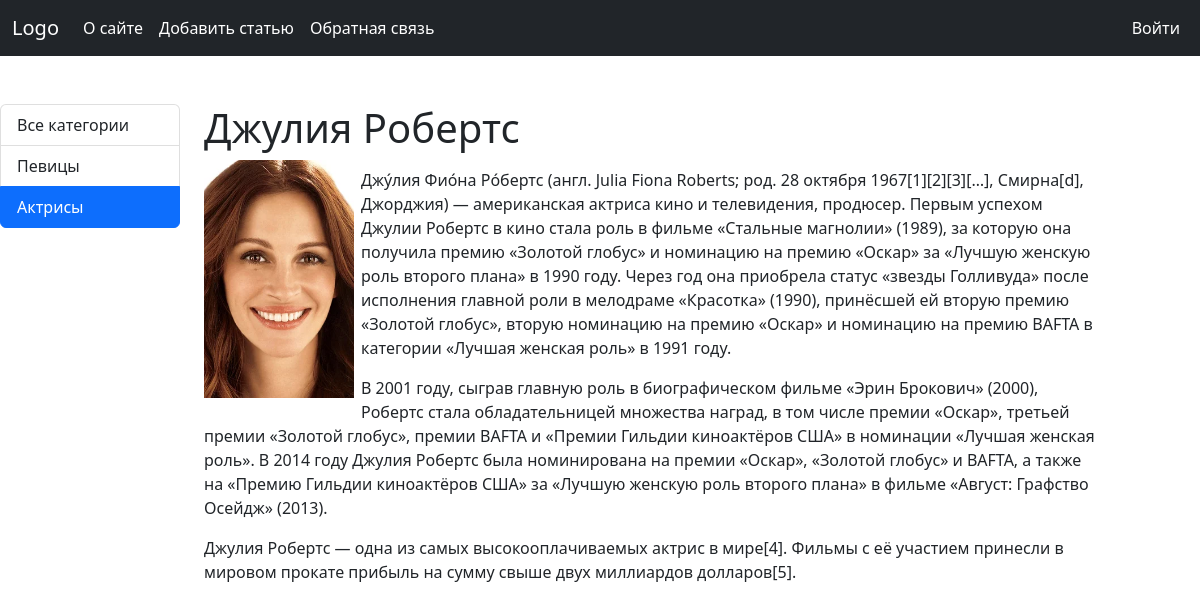
Page /post/dzhuliya-roberts/ on the committed database.
### women/models.py (models this page shows, shortened)
class Category(models.Model):
    name = models.CharField('Категория', max_length=100, db_index=True)
    slug = models.SlugField('URL', max_length=255, unique=True, db_index=True)
    def get_absolute_url(self):
        return reverse('category', kwargs={'cat_slug': self.slug})
    class Meta:
        verbose_name = 'Категория'
        verbose_name_plural = 'Категории'
        ordering = ['pk']

class Women(models.Model):
    title = models.CharField('Заголовок', max_length=255)
    slug = models.SlugField('URL', max_length=255, unique=True, db_index=True)
    content = models.TextField('Текст статьи', blank=True)
    photo = models.ImageField('Фото', upload_to='photos/%Y/%m/%d/')
    time_create = models.DateTimeField('Время создания', auto_now_add=True)
    time_update = models.DateTimeField('Время изменения', auto_now=True)
    is_published = models.BooleanField('Публикация', default=True)
    cat = models.ForeignKey(Category, on_delete=models.PROTECT, verbose_name='Категория')
    def __str__(self):
        return self.title
    class Meta:
        verbose_name = 'Известные женщины'
        verbose_name_plural = 'Известные женщины'
        ordering = ['time_create', 'title']

### women/views.py (the view)
# urls.py: path('post/<slug:post_slug>/', ShowPost.as_view(), name='post'),
class ShowPost(DetailView):
    model = Women
    template_name = 'women/post.html'
    slug_url_kwarg = 'post_slug'
    context_object_name = 'post'
    def get_context_data(self, *, object_list=None, **kwargs):
        context = super().get_context_data(**kwargs)
        context['title'] = context['post']
        context['cat_selected'] = context['post'].cat.slug
        return context

### women/templatetags/women_tags.py (called while the page is built)
@register.inclusion_tag('women/list_categories.html')
def show_categories(sort=None, cat_selected=0):
    if not sort:
        cats = Category.objects.all()
    else:
        cats = Category.objects.order_by(sort)
    return {'cats': cats, 'cat_selected': cat_selected}

@register.inclusion_tag('women/list_menu.html')
def show_menu():
    return {'menu': menu}

### women/templates/women/post.html
{% extends 'women/base.html' %}
{% block content %}
    <div class="mt-5">
        <h1>{{ post.title }}</h1>
        <p>
            {% if post.photo %}
                <img src="{{ post.photo.url }}" class="left-img">
            {% endif %}
            {{ post.content|linebreaks }}
        </p>
    </div>
{% endblock %}

### women/templates/women/list_categories.html
{% for c in cats %}
    {% if c.slug == cat_selected %}
        <a href="{{ c.get_absolute_url }}"
           class="list-group-item list-group-item-action active">{{ c.name }}</a>
    {% else %}
        <a href="{{ c.get_absolute_url }}" class="list-group-item list-group-item-action">{{ c.name }}</a>
    {% endif %}
{% endfor %}

### women/static/women/css/style.css (style rules this page uses)
.left-img { float: left; margin: 0 7px 7px 0; width: 150px; }

### rows in the picture
Category: name "Певицы"
Category: name "Актрисы"
Women: title "Джулия Робертс", photo (picture), content "Джу́лия Фио́на Ро́бертс (англ. Julia Fiona Roberts; род. 28 октября 1967[1][2][3][…], Смирна[d], Джорджия) — американская актриса кино и телевидения, продюсер. Первым успехом Джулии Робертс в кино стала роль в фильме «Стальные магнолии» (1989), за которую она получила премию «Золотой глобус» и номинацию на премию «Оскар» за «Лучшую женскую роль второго плана» в 1990 году. Через год она приобрела статус «звезды Голливуда» после исполнения главной роли в мелодраме «Красотка» (1990), принёсшей ей вторую премию «Золотой глобус», вторую номинацию на премию «Оскар» и номинацию на премию BAFTA в категории «Лучшая женская роль» в 1991 году. В 2001 году, сыграв главную роль в биографическом фильме…"

### other values in the picture
{{ m.title }} "О сайте" "Добавить статью" "Обратная связь"
{{ last.title }} "Войти"
